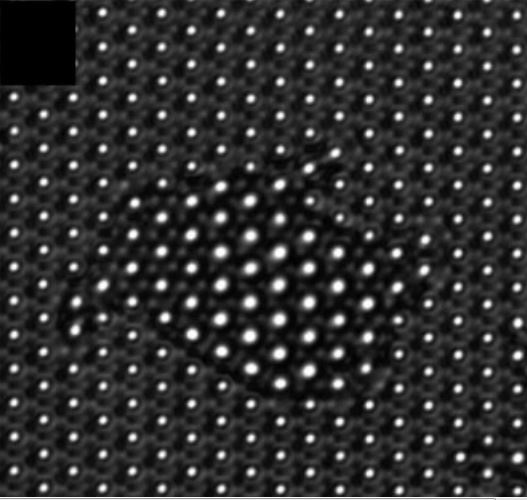
%> input picture 2015031611.JPG, 527 x 500 px
$ octave idlparticletrack.m   (GNU Octave 9; MATLAB toolbox functions it lacks are replaced by stand-ins)
%> lines starting %> are read from the running program, lines starting %| are printed output that depends on the picture; in (x1, y1, x2, y2) boxes, pixels count from 0 and x2, y2 are one past the last pixel; in counts of white or black regions, pixels touching at a corner belong together; the program's own positions count from 1
### bpass.m
function res = bpass(image_array,lnoise,lobject,threshold)
%
% NAME:
%               bpass
% PURPOSE:
%               Implements a real-space bandpass filter that suppresses
%               pixel noise and long-wavelength image variations while
%               retaining information of a characteristic size.
%
% CATEGORY:
%               Image Processing
% CALLING SEQUENCE:
%               res = bpass( image_array, lnoise, lobject )
% INPUTS:
%               image:  The two-dimensional array to be filtered.
%               lnoise: Characteristic lengthscale of noise in pixels.
%                       Additive noise averaged over this length should
%                       vanish. May assume any positive floating value.
%                       May be set to 0 or false, in which case only the
%                       highpass "background subtraction" operation is
%                       performed.
%               lobject: (optional) Integer length in pixels somewhat
%                       larger than a typical object. Can also be set to
%                       0 or false, in which case only the lowpass
%                       "blurring" operation defined by lnoise is done,
%                       without the background subtraction defined by
%                       lobject.  Defaults to false.
%               threshold: (optional) By default, after the convolution,
%                       any negative pixels are reset to 0.  Threshold
%                       changes the threshhold for setting pixels to
%                       0.  Positive values may be useful for removing
%                       stray noise or small particles.  Alternatively, can
%                       be set to -Inf so that no threshholding is
%                       performed at all.
%
% OUTPUTS:
%               res:    filtered image.
% PROCEDURE:
%               simple convolution yields spatial bandpass filtering.
% NOTES:
% Performs a bandpass by convolving with an appropriate kernel.  You can
% think of this as a two part process.  First, a lowpassed image is
% produced by convolving the original with a gaussian.  Next, a second
% lowpassed image is produced by convolving the original with a boxcar
% function. By subtracting the boxcar version from the gaussian version, we
% are using the boxcar version to perform a highpass.
%
% original - lowpassed version of original => highpassed version of the
% original
%
% Performing a lowpass and a highpass results in a bandpassed image.
%
% Converts input to double.  Be advised that commands like 'image' display
% double precision arrays differently from UINT8 arrays.

% MODIFICATION HISTORY:
%               Written by David G. Grier, The University of Chicago, 2/93.
%
%               Greatly revised version DGG 5/95.
%
%               Added /field keyword JCC 12/95.
%
%               Memory optimizations and fixed normalization, DGG 8/99.
%               Converted to Matlab by D.Blair 4/2004-ish
%
%               Fixed some bugs with conv2 to make sure the edges are
%               removed D.B. 6/05
%
%               Removed inadvertent image shift ERD 6/05
%
%               Added threshold to output.  Now sets all pixels with
%               negative values equal to zero.  Gets rid of ringing which
%               was destroying sub-pixel accuracy, unless window size in
%               cntrd was picked perfectly.  Now centrd gets sub-pixel
%               accuracy much more robustly ERD 8/24/05
%
%               Refactored for clarity and converted all convolutions to
%               use column vector kernels for speed.  Running on my
%               macbook, the old version took ~1.3 seconds to do
%               bpass(image_array,1,19) on a 1024 x 1024 image; this
%               version takes roughly half that. JWM 6/07
%
%       This code 'bpass.pro' is copyright 1997, John C. Crocker and
%       David G. Grier.  It should be considered 'freeware'- and may be
%       distributed freely in its original form when properly attributed.

if nargin < 3, lobject = false; end
if nargin < 4, threshold = 0; end

normalize = @(x) x/sum(x);

image_array = double(image_array);

if lnoise == 0
  gaussian_kernel = 1;
else
  gaussian_kernel = normalize(...
    exp(-((-ceil(5*lnoise):ceil(5*lnoise))/(2*lnoise)).^2));
end

if lobject
  boxcar_kernel = normalize(...
      ones(1,length(-round(lobject):round(lobject))));
end

% JWM: Do a 2D convolution with the kernels in two steps each.  It is
% possible to do the convolution in only one step per kernel with
%
  % gconv = conv2(gaussian_kernel',gaussian_kernel,image_array,'same');
  % bconv = conv2(boxcar_kernel', boxcar_kernel,image_array,'same');
%
% but for some reason, this is slow.  The whole operation could be reduced
% to a single step using the associative and distributive properties of
% convolution:
%
  % filtered = conv2(image_array,...
  %   gaussian_kernel'*gaussian_kernel - boxcar_kernel'*boxcar_kernel,...
  %   'same');
%
% But this is also comparatively slow (though inexplicably faster than the
% above).  It turns out that convolving with a column vector is faster than
% convolving with a row vector, so instead of transposing the kernel, the
% image is transposed twice.

gconv = conv2(image_array',gaussian_kernel','same');
gconv = conv2(gconv',gaussian_kernel','same');

if lobject
  bconv = conv2(image_array',boxcar_kernel','same');
  bconv = conv2(bconv',boxcar_kernel','same');

  filtered = gconv - bconv;
else
  filtered = gconv;
end

% Zero out the values on the edges to signal that they're not useful.
lzero = max(lobject,ceil(5*lnoise));

filtered(1:(round(lzero)),:) = 0;
filtered((end - lzero + 1):end,:) = 0;
filtered(:,1:(round(lzero))) = 0;
filtered(:,(end - lzero + 1):end) = 0;

% JWM: I question the value of zeroing out negative pixels.  It's a
% nonlinear operation which could potentially mess up our expectations
% about statistics.  Is there data on 'Now centroid gets subpixel accuracy
% much more robustly'?  To choose which approach to take, uncomment one of
% the following two lines.
% ERD: The negative values shift the peak if the center of the cntrd mask
% is not centered on the particle.

% res = filtered;
filtered(filtered < threshold) = 0;
res = filtered;

### pkfnd.m
function out=pkfnd(im,th,sz)
%pkfnd:  finds local maxima in an image to pixel level accuracy.
%  this provides a rough guess of particle
%  centers to be used by cntrd.m.  Inspired by the lmx subroutine of Grier
%  and Crocker's feature.pro
% INPUTS:
% im: image to process, particle should be bright spots on dark background with little noise
%   ofen an bandpass filtered brightfield image (fbps.m, fflt.m or bpass.m) or a nice
%   fluorescent image
% th: the minimum brightness of a pixel that might be local maxima.
%   (NOTE: Make it big and the code runs faster
%   but you might miss some particles.  Make it small and you'll get
%   everything and it'll be slow.)
% sz:  OPTIONAL if your data's noisy, (e.g. a single particle has multiple local
% maxima), then set this optional keyword to a value slightly larger than the diameter of your blob.  if
% multiple peaks are found withing a radius of sz/2 then the code will keep
% only the brightest.  Also gets rid of all peaks within sz of boundary
%OUTPUT:  a N x 2 array containing, [row,column] coordinates of local maxima
%           out(:,1) are the x-coordinates of the maxima
%           out(:,2) are the y-coordinates of the maxima
%CREATED: Eric R. Dufresne, Yale University, Feb 4 2005
%MODIFIED: ERD, 5/2005, got rid of ind2rc.m to reduce overhead on tip by
%Dan Blair;  added sz keyword
% ERD, 6/2005: modified to work with one and zero peaks, removed automatic
% normalization of image
% ERD, 6/2005: due to popular demand, altered output to give x and y
% instead of row and column
% ERD, 8/24/2005: pkfnd now exits politely if there's nothing above
% threshold instead of crashing rudely


%find all the pixels above threshold
%im=im./max(max(im));
ind=find(im > th);
[nr,nc]=size(im);
tst=zeros(nr,nc);
n=length(ind);
if n==0
    out=[];
    display('nothing above threshold');
    return;
end
mx=[];
%convert index from find to row and column
rc=[mod(ind,nr),floor(ind/nr)+1];
for i=1:n
    r=rc(i,1);c=rc(i,2);
    %check each pixel above threshold to see if it's brighter than it's neighbors
    %  THERE'S GOT TO BE A FASTER WAY OF DOING THIS.  I'M CHECKING SOME MULTIPLE TIMES,
    %  BUT THIS DOESN'T SEEM THAT SLOW COMPARED TO THE OTHER ROUTINES, ANYWAY.
    if r>1 & r<nr & c>1 & c<nc
        if im(r,c)>im(r-1,c-1) & im(r,c)>im(r,c-1) & im(r,c)>im(r+1,c-1) & ...
         im(r,c)>im(r-1,c)  & im(r,c)>im(r+1,c) &   ...
         im(r,c)>im(r-1,c+1) & im(r,c)>im(r,c+1) & im(r,c)>im(r+1,c+1)
        mx=[mx,[r,c]'];
        %tst(ind(i))=im(ind(i));
        end
    end
end
%out=tst;
mx=mx';

[npks,crap]=size(mx);

%if size is specified, then get ride of pks within size of boundary
if nargin==3 & npks>0
   %throw out all pks within sz of boundary;
    ind=find(mx(:,1)>sz & mx(:,1)<(nr-sz) & mx(:,2)>sz & mx(:,2)<(nc-sz));
    mx=mx(ind,:);
end

%prevent from finding peaks within size of each other
[npks,crap]=size(mx);
if npks > 1

    %CREATE AN IMAGE WITH ONLY PEAKS
    nmx=npks;
    tmp=0.*im;
    for i=1:nmx
        tmp(mx(i,1),mx(i,2))=im(mx(i,1),mx(i,2));
    end
    %LOOK IN NEIGHBORHOOD AROUND EACH PEAK, PICK THE BRIGHTEST
    for i=1:nmx
        roi=tmp( (mx(i,1)-floor(sz/2)):(mx(i,1)+(floor(sz/2)+1)),(mx(i,2)-floor(sz/2)):(mx(i,2)+(floor(sz/2)+1))) ;
        [mv,indi]=max(roi);
        [mv,indj]=max(mv);
        tmp( (mx(i,1)-floor(sz/2)):(mx(i,1)+(floor(sz/2)+1)),(mx(i,2)-floor(sz/2)):(mx(i,2)+(floor(sz/2)+1)))=0;
        tmp(mx(i,1)-floor(sz/2)+indi(indj)-1,mx(i,2)-floor(sz/2)+indj-1)=mv;
    end
    ind=find(tmp>0);
    mx=[mod(ind,nr),floor(ind/nr)+1];
end

out(:,2)=mx(:,1);
out(:,1)=mx(:,2);

### cntrd.m
function [out,out1,out2]=cntrd(im,mx,sz,interactive)
%cntrd:  calculates the centroid of bright spots to sub-pixel accuracy.
%  Inspired by Grier & Crocker's feature for IDL, but greatly simplified and optimized
%  for matlab
% INPUTS:
% im: image to process, particle should be bright spots on dark background with little noise
%   ofen an bandpass filtered brightfield image or a nice fluorescent image
%
% mx: locations of local maxima to pixel-level accuracy from pkfnd.m
%
% sz: diamter of the window over which to average to calculate the centroid.
%     should be big enough
%     to capture the whole particle but not so big that it captures others.
%     if initial guess of center (from pkfnd) is far from the centroid, the
%     window will need to be larger than the particle size.  RECCOMMENDED
%     size is the long lengthscale used in bpass plus 2.
%
%
% interactive:  OPTIONAL INPUT set this variable to one and it will show you the image used to calculate
%    each centroid, the pixel-level peak and the centroid
%
% NOTE:
%  - if pkfnd, and cntrd return more then one location per particle then
%  you should try to filter your input more carefully.  If you still get
%  more than one peak for particle, use the optional sz parameter in pkfnd
%  - If you want sub-pixel accuracy, you need to have a lot of pixels in your window (sz>>1).
%    To check for pixel bias, plot a histogram of the fractional parts of the resulting locations
%  - It is HIGHLY recommended to run in interactive mode to adjust the parameters before you
%    analyze a bunch of images.
%
%OUTPUT:  a N x 3 array containing, x, y and brightness for each feature
%           out(:,1) is the x-coordinates
%           out(:,2) is the y-coordinates
%           out(:,3) is the brightnesses
%           out(:,4) is the sqare of the radius of gyration
%
%CREATED: Eric R. Dufresne, Yale University, Feb 4 2005
%  5/2005 inputs diamter instead of radius
%  Modifications:
%  D.B. (6/05) Added code from imdist/dist to make this stand alone.
%  ERD (6/05) Increased frame of reject locations around edge to 1.5*sz
%  ERD 6/2005  By popular demand, 1. altered input to be formatted in x,y
%  space instead of row, column space  2. added forth column of output,
%  rg^2
%  ERD 8/05  Outputs had been shifted by [0.5,0.5] pixels.  No more!
%  ERD 8/24/05  Woops!  That last one was a red herring.  The real problem
%  is the "ringing" from the output of bpass.  I fixed bpass (see note),
%  and no longer need this kludge.  Also, made it quite nice if mx=[];


if nargin==3
   interactive=0;
end

if sz/2 == floor(sz/2)
warning('sz must be odd, like bpass');
end

if isempty(mx)
    warning('there were no positions inputted into cntrd. check your pkfnd theshold')
    out=[];
    return;
end


r=(sz+1)/2;
%create mask - window around trial location over which to calculate the centroid
m = 2*r;
x = 0:(m-1) ;
cent = (m-1)/2;
x2 = (x-cent).^2;
dst=zeros(m,m);
for i=1:m
    dst(i,:)=sqrt((i-1-cent)^2+x2);
end


ind=find(dst < r);

msk=zeros([2*r,2*r]);
msk(ind)=1.0;
%msk=circshift(msk,[-r,-r]);

dst2=msk.*(dst.^2);
ndst2=sum(sum(dst2));

[nr,nc]=size(im);
%remove all potential locations within distance sz from edges of image
ind=find(mx(:,2) > 1.5*sz & mx(:,2) < nr-1.5*sz);
mx=mx(ind,:);
ind=find(mx(:,1) > 1.5*sz & mx(:,1) < nc-1.5*sz);
mx=mx(ind,:);

[nmx,crap] = size(mx);

%inside of the window, assign an x and y coordinate for each pixel
xl=zeros(2*r,2*r);
for i=1:2*r
    xl(i,:)=(1:2*r);
end
yl=xl';

pts=[];
%loop through all of the candidate positions
for i=1:nmx
    %create a small working array around each candidate location, and apply the window function
    tmp=msk.*im((mx(i,2)-r+1:mx(i,2)+r),(mx(i,1)-r+1:mx(i,1)+r));
    %calculate the total brightness
    norm=sum(sum(tmp));
    %calculate the weigthed average x location
    xavg=sum(sum(tmp.*xl))./norm;
    %calculate the weighted average y location
    yavg=sum(sum(tmp.*yl))./norm;
    %calculate the radius of gyration^2
    rg=(sum(sum(tmp.*dst2))/ndst2);

    %concatenate it up
    %pts=[pts,[mx(i,1)+xavg-r,mx(i,2)+yavg-r,norm,rg]']; if u wanna find
    %the total brightness and raius of gyration^2.
    x_final = mx(i,1)+xavg-r ;
    y_final = mx(i,2)+yavg-r ;
    pts=[pts,[x_final,y_final]'];


    %OPTIONAL plot things up if you're in interactive mode
    if interactive==1
     imagesc(tmp)
     axis image
     hold on;
     plot(xavg,yavg,'x')
     plot(xavg,yavg,'o')
     plot(r,r,'.')
     hold off
     pause
    end


end
out=pts';

### idlparticletrack.m
%Jeffrey Mays
%March 8, 2015


%clear MATLAB command window and close figures
clc;
clear all;
close all;

%read .jpg image
a = double(imread('2015031611.jpg'));
%> a: size 500x527x3 double; min 0, max 255, mean 47.5; mean of the top-left, top-right, bottom-left and bottom-right quarters 43.2, 47.5, 50, 49.3
%get 2d image
a = a(:,:,1);
%> a: size 500x527 double
%remap image to gray colormap and display
colormap('gray'), imagesc(a(:,:,1));

%obtain light microposts on dark background (remove if this is unnecessary!)
%a = 255-a;
colormap('gray'), imagesc(a);

%apply background subtraction function
b = bpass(a,1,6);
%> in bpass, `filtered(1:(round(lzero)),:) = 0;`: filtered: size 500x527 double; min -72.16, max 131.9, mean 0.4
%> in bpass, `filtered((end - lzero + 1):end,:) = 0;`:
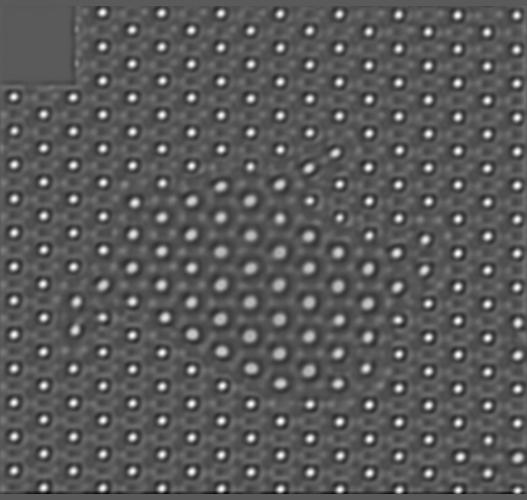
%> filtered: size 500x527 double; min -72.16, max 131.9, mean 0; drawn with min black and max white
%> in bpass, `filtered(:,1:(round(lzero))) = 0;`: filtered: size 500x527 double; 1.11% of pixels changed, all inside (x1, y1, x2, y2) = (0, 6, 6, 494)
%> in bpass, `filtered(:,(end - lzero + 1):end) = 0;`: filtered: size 500x527 double; min -72.16, max 131.9, mean 0; mean of the top-left, top-right, bottom-left and bottom-right quarters 0, -0.1, -0.1, 0

%get location of all peaks (pixels>[middle value])
pk = pkfnd(b,60,10);
%> in pkfnd, `ind=find(im > th);`: ind = 8683 values from 5596 to 260491
%> in pkfnd, `n=length(ind);`: n = 8683
%> the loop in pkfnd, `for i=1:n` made 8683 passes
%> (r, c) on passes 1 to 3: (96, 12), (97, 12), (98, 12)
%> after the loop in pkfnd, `for i=1:n`: mx = 262 columns, first 8: [301 97 131 165 199 233 267 335; 14 15 15 15 15 15 15 15]
%> in pkfnd, `mx=mx';`: mx = 262 rows, first 12: [301 14; 97 15; 131 15; 165 15; 199 15; 233 15; 267 15; 335 15; 369 15; 403 15; 437 15; 471 15]
%> in pkfnd, `[npks,crap]=size(mx);`: npks = 262; crap = 2
%> in pkfnd, `ind=find(mx(:,1)>sz & mx(:,1)<(nr-sz) & mx(:,2)>sz & mx(:,2)<(nc-sz));`: ind = 242 values from 1 to 247
%> in pkfnd, `mx=mx(ind,:);`: mx = 242 rows, first 12: [301 14; 97 15; 131 15; 165 15; 199 15; 233 15; 267 15; 335 15; 369 15; 403 15; 437 15; 471 15]
%> in pkfnd, `[npks,crap]=size(mx);`: npks = 242
%> in pkfnd, `tmp=0.*im;`: tmp: size 500x527 double; every value is 0
%> after the loop in pkfnd, `for i=1:nmx`:
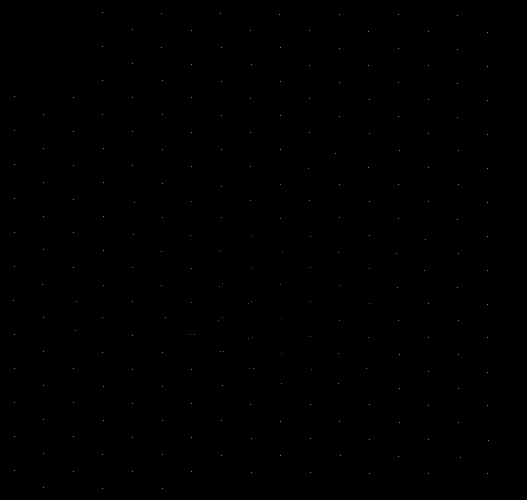
%> tmp: size 500x527 double; min 0, max 131.9, mean 0.1
%> the loop in pkfnd, `for i=1:nmx` made 242 passes
%> mv on passes 1 to 3: 122.6, 124.1, 118.7
%> after the loop in pkfnd, `for i=1:nmx`: tmp: size 500x527 double; under 0.01% of pixels changed, all inside (x1, y1, x2, y2) = (190, 251, 250, 369)
%> in pkfnd, `ind=find(tmp>0);`: ind = 234 values from 6801 to 244441
%> in pkfnd, `mx=[mod(ind,nr),floor(ind/nr)+1];`: mx = 234 rows, first 12: [301 14; 97 15; 131 15; 165 15; 199 15; 233 15; 267 15; 335 15; 369 15; 403 15; 437 15; 471 15]
%> pk = 234 rows, first 12: [14 301; 15 97; 15 131; 15 165; 15 199; 15 233; 15 267; 15 335; 15 369; 15 403; 15 437; 15 471]

%get centroids of posts based on detected peaks
cnt = cntrd(b,pk,10);
%> in cntrd, `ind=find(mx(:,2) > 1.5*sz & mx(:,2) < nr-1.5*sz);`: ind = 225 values from 1 to 234
%> in cntrd, `mx=mx(ind,:);`: mx = 225 rows, first 12: [14 301; 15 97; 15 131; 15 165; 15 199; 15 233; 15 267; 15 335; 15 369; 15 403; 15 437; 15 471]
%> in cntrd, `ind=find(mx(:,1) > 1.5*sz & mx(:,1) < nc-1.5*sz);`: ind = 213 values from 13 to 225
%> in cntrd, `mx=mx(ind,:);`: mx = 213 rows, first 12: [43 285; 44 115; 44 149; 44 183; 44 217; 44 250; 44 318; 44 352; 44 386; 44 420; 44 454; 74 98]
%> in cntrd, `[nmx,crap] = size(mx);`: nmx = 213
%> the loop in cntrd, `for i=1:nmx` made 213 passes
%> (norm, xavg, yavg, rg, x_final, y_final) on passes 1, 5, 6: (4105.5, 5.47, 4.69, 25.93, 42.97, 284.2), (3996.1, 5.33, 4.59, 25.91, 43.83, 216.1), (3998.2, 5.33, 5.38, 21.73, 43.83, 249.9)

%display centroid calculation output in command window
whos cnt
hist(mod(cnt(:,1),1),20);
%> figure, not shown here; tallest bar 18 high, from x = 0.352 to 0.402

%plot centroid map
plot(pk(:,1),pk(:,2),'.');

%pick corner centroid and closest neighbor
origin=[1 1];
[n,d]=knnsearch(pk,origin,'k',1,'distance','euclidean');

%find the closest neighbor to point found above
[o,e]=knnsearch(pk,pk(n,:),'k',2,'distance','euclidean');

%find angle between these two points
y1=pk(o(:,1),2);
y2=pk(o(:,2),2);
x1=pk(o(:,1),1);
x2=pk(o(:,2),1);
angle=atand((y2-y1)/(x2-x1));

%rotate image by the NEGATIVE of this angle to compensate
arot = imrotate(a,-angle);
imagesc(arot);


%centroids are horizontally aligned, find centroids in the new image
%apply background subtraction function
b = bpass(arot,1,6);
%> call 2 of bpass, with lnoise = 1, lobject = 6
%> in bpass (call 2), `bconv = conv2(bconv',boxcar_kernel','same');`:
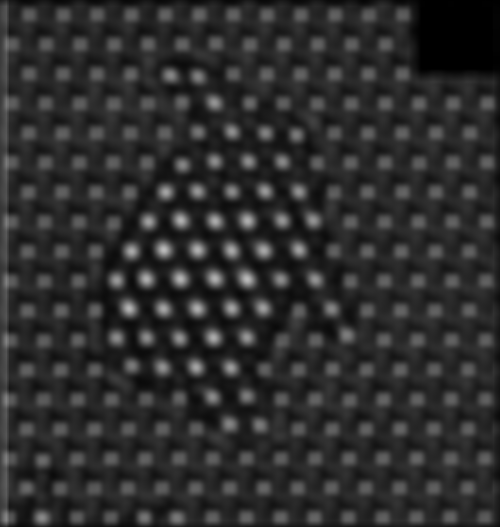
%> bconv: size 527x500 double; min 0, max 187.2, mean 46.6; mean of the top-left, top-right, bottom-left and bottom-right quarters 48.7, 42.8, 47.9, 47.1
%> in bpass (call 2), `filtered(1:(round(lzero)),:) = 0;`: filtered: size 527x500 double; min -72.16, max 131.9, mean 0.5; mean of the top-left, top-right, bottom-left and bottom-right quarters 0.7, 0.2, 0.9, 0.2
%> in bpass (call 2), `filtered((end - lzero + 1):end,:) = 0;`: filtered: size 527x500 double; min -72.16, max 131.9, mean 0.5; mean of the top-left, top-right, bottom-left and bottom-right quarters 0.7, 0.2, 0.8, 0.2
%> in bpass (call 2), `filtered(:,1:(round(lzero))) = 0;`:
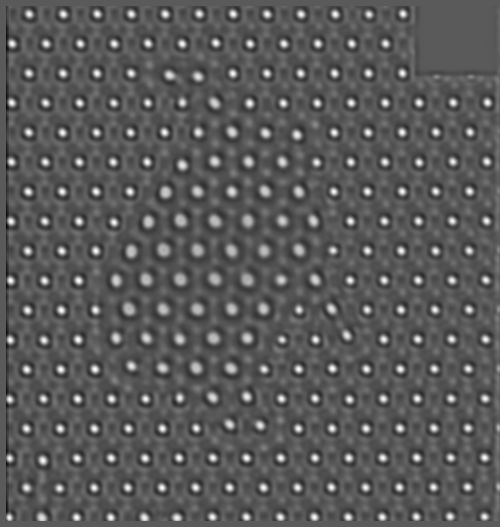
%> filtered: size 527x500 double; min -72.16, max 131.9, mean 0.1; drawn with min black and max white
%> in bpass (call 2), `filtered(:,(end - lzero + 1):end) = 0;`: filtered: size 527x500 double; 1.17% of pixels changed, all inside (x1, y1, x2, y2) = (494, 6, 500, 521)

%get location of all peaks (pixels>[middle value])
pk = pkfnd(b,60,10);
%> call 2 of pkfnd, with th = 60, sz = 10
%> in pkfnd (call 2), `tmp=0.*im;`: tmp: size 527x500 double; every value is 0
%> after the loop in pkfnd (call 2), `for i=1:nmx`:
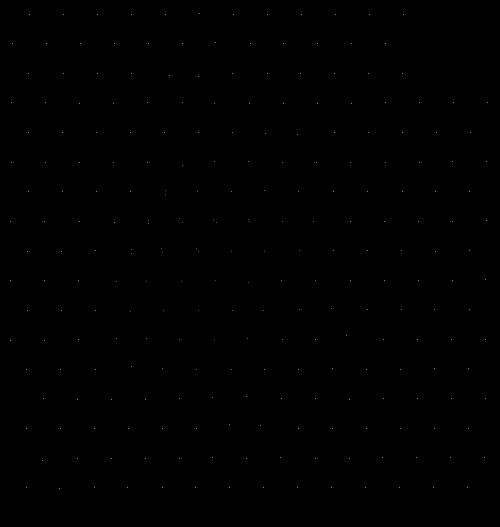
%> tmp: size 527x500 double; min 0, max 131.9, mean 0.1; mean of the top-left, top-right, bottom-left and bottom-right quarters 0.1, 0.1, 0.1, 0.1
%> after the loop in pkfnd (call 2), `for i=1:nmx`: tmp: size 527x500 double; under 0.01% of pixels changed, all inside (x1, y1, x2, y2) = (131, 190, 249, 250)

%get centroids of posts based on detected peaks
cnt = cntrd(b,pk,10);

%display centroid calculation output in command window
whos cnt
hist(mod(cnt(:,1),1),20);
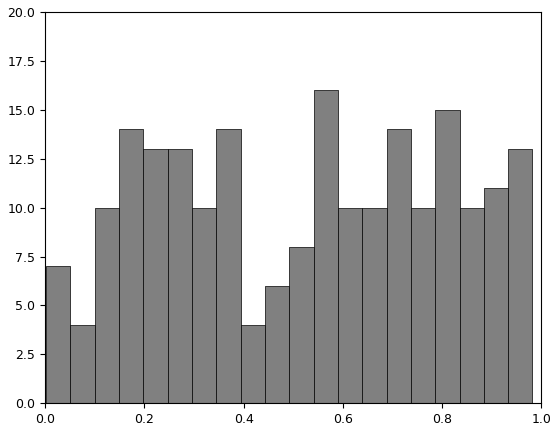
%> figure redrawn from the program's plot data; tallest bar 16 high, from x = 0.541 to 0.59

%plot centroid map
plot(pk(:,1),pk(:,2),'.');
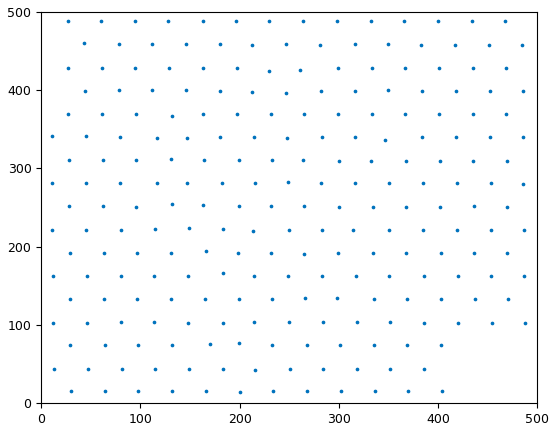
%> figure redrawn from the program's plot data


%to correct translational shifts, use imregister to compare shifted picture to a
%fixed reference image
%repeat above process for
